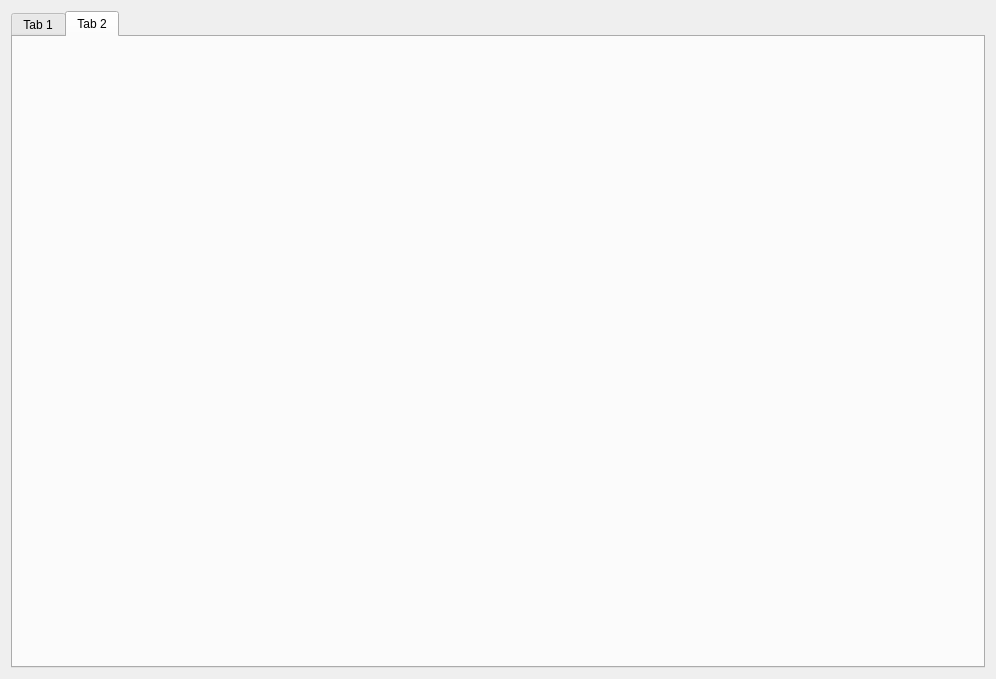
<?xml version="1.0" encoding="UTF-8"?>
<ui version="4.0">
 <class>Form</class>
 <widget class="QWidget" name="Form">
  <property name="geometry">
   <rect>
    <x>0</x>
    <y>0</y>
    <width>996</width>
    <height>679</height>
   </rect>
  </property>
  <property name="sizePolicy">
   <sizepolicy hsizetype="Expanding" vsizetype="Expanding">
    <horstretch>0</horstretch>
    <verstretch>0</verstretch>
   </sizepolicy>
  </property>
  <property name="windowTitle">
   <string>Form</string>
  </property>
  <layout class="QGridLayout" name="gridLayout_3">
   <item row="0" column="0">
    <layout class="QVBoxLayout" name="verticalLayout">
     <item>
      <widget class="QTabWidget" name="tabWidget">
       <property name="currentIndex">
        <number>1</number>
       </property>
       <widget class="QWidget" name="tab_7">
        <property name="sizePolicy">
         <sizepolicy hsizetype="Expanding" vsizetype="Expanding">
          <horstretch>0</horstretch>
          <verstretch>0</verstretch>
         </sizepolicy>
        </property>
        <attribute name="title">
         <string>Tab 1</string>
        </attribute>
        <layout class="QHBoxLayout" name="horizontalLayout">
         <item>
          <layout class="QGridLayout" name="gridLayout">
           <item row="1" column="0">
            <widget class="QTextBrowser" name="label_text_video1">
             <property name="sizePolicy">
              <sizepolicy hsizetype="Expanding" vsizetype="Expanding">
               <horstretch>0</horstretch>
               <verstretch>0</verstretch>
              </sizepolicy>
             </property>
             <property name="minimumSize">
              <size>
               <width>100</width>
               <height>0</height>
              </size>
             </property>
             <property name="maximumSize">
              <size>
               <width>16777215</width>
               <height>65</height>
              </size>
             </property>
            </widget>
           </item>
           <item row="3" column="0" colspan="2">
            <widget class="QTextBrowser" name="tutorial_text_browser"/>
           </item>
           <item row="0" column="0">
            <widget class="QLabel" name="label_image_video1">
             <property name="sizePolicy">
              <sizepolicy hsizetype="Expanding" vsizetype="Expanding">
               <horstretch>0</horstretch>
               <verstretch>0</verstretch>
              </sizepolicy>
             </property>
             <property name="text">
              <string/>
             </property>
             <property name="alignment">
              <set>Qt::AlignCenter</set>
             </property>
            </widget>
           </item>
           <item row="0" column="1">
            <widget class="QLabel" name="label_image_video2">
             <property name="sizePolicy">
              <sizepolicy hsizetype="Expanding" vsizetype="Expanding">
               <horstretch>0</horstretch>
               <verstretch>0</verstretch>
              </sizepolicy>
             </property>
             <property name="text">
              <string/>
             </property>
             <property name="alignment">
              <set>Qt::AlignCenter</set>
             </property>
            </widget>
           </item>
           <item row="1" column="1">
            <widget class="QTextBrowser" name="label_text_video2">
             <property name="sizePolicy">
              <sizepolicy hsizetype="Expanding" vsizetype="Expanding">
               <horstretch>0</horstretch>
               <verstretch>0</verstretch>
              </sizepolicy>
             </property>
             <property name="minimumSize">
              <size>
               <width>100</width>
               <height>0</height>
              </size>
             </property>
             <property name="maximumSize">
              <size>
               <width>16777215</width>
               <height>65</height>
              </size>
             </property>
            </widget>
           </item>
          </layout>
         </item>
        </layout>
       </widget>
       <widget class="QWidget" name="tab_8">
        <attribute name="title">
         <string>Tab 2</string>
        </attribute>
       </widget>
      </widget>
     </item>
    </layout>
   </item>
  </layout>
 </widget>
 <resources/>
 <connections/>
</ui>
